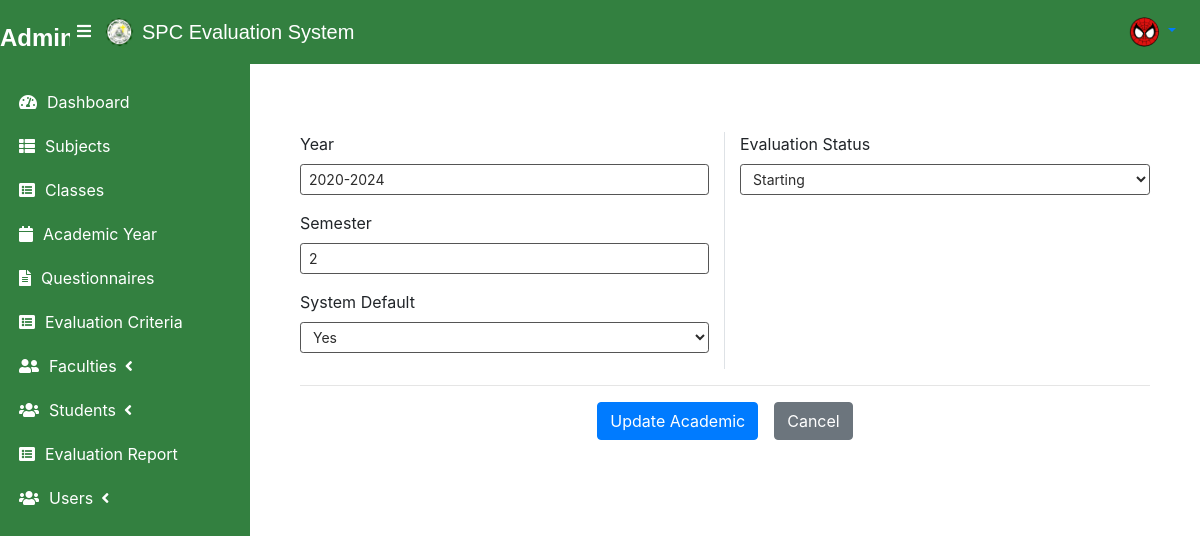
The app's page /academic/1 (signed in) with its own data.
### tables this page shows
CREATE TABLE academic_list (
    id INTEGER PRIMARY KEY AUTOINCREMENT ,
    year text NOT NULL,
    semester INTEGER NOT NULL,
    is_default INTEGER NOT NULL,
    status INTEGER NOT NULL
);

### main.py (the view, shortened to what this page needs)
@app.route('/academic/new', methods=['GET', 'POST'])
@app.route('/academic/<int:id>', methods=['GET', 'POST'])
def new_academic(id=None):
    conn = get_db_connection()
    academic = None
    if id:
        academic = conn.execute('SELECT * FROM academic_list WHERE id = ?', (id,)).fetchone()
    conn.close()
    return render_template('admin/new_academic.html', academic=academic, avatar_path=session.get('avatar_path'))

### main.py (called while the page is built)
def get_db_connection():
    conn = sqlite3.connect('database.db')
    conn.row_factory = sqlite3.Row
    return conn

### templates/admin/new_academic.html (shortened to what this page needs)
{% extends "admin/layout.html" %}
{% block content %}
<div class="col-lg-12">
    <div class="card">
        <div class="card-body">
            <form method="POST" id="new_academic" enctype="multipart/form-data">
                <div class="row">
                    <div class="col-md-6 border-right">
                        <div class="form-group">
                            <label for="year" class="control-label">Year</label>
                            <input type="text" class="form-control form-control-sm" id="year" name="year" required value="{{ academic.year if academic else '' }}">
                        </div>
                        <div class="form-group">
                            <label for="semester" class="control-label">Semester</label>
                            <input type="text" class="form-control form-control-sm" id="semester" name="semester" required value="{{ academic.semester if academic else '' }}">
                        </div>
                        <div class="form-group">
                            <label for="is_default" class="control-label">System Default</label>
                            <select class="form-control form-control-sm" id="is_default" name="is_default">
                                <option value="1" {% if academic and academic.is_default==1 %}selected{% endif %}>Yes</option>
                            </select>
                        </div>
                    </div>
                    <div class="col-md-6">
                        <div class="form-group">
                            <label for="status" class="control-label">Evaluation Status</label>
                            <select class="form-control form-control-sm" id="status" name="status">
                                <option value="1" {% if academic and academic.status==1 %}selected{% endif %}>Starting</option>
                            </select>
                        </div>
                    </div>
                </div>
                <hr>
                <div class="col-lg-12 text-right justify-content-center d-flex">
                    <button type="submit" class="btn btn-secondary btn-secondary-blue mr-3">{{ 'Update' if academic else 'Add' }} Academic</button>
                    <button type="button" class="btn btn-secondary" onclick="window.location.href = '/academic-year';">Cancel</button>
                </div>
            </form>
        </div>
    </div>
</div>
{% endblock %}

### static/css/styles.css (style rules this page uses)
.card { background-color: #ffffff; border: none; border-radius: 10px; }
.form-control { background-color: #ffffff; border: 1px solid #555555; color: #2c2c2c; margin-bottom: 15px; }
.btn-secondary-blue { color: #fff; background-color: #007bff; border-color: #007bff; }

### records on screen
academic_list: year "2020-2024", semester "2", is_default "Yes", status "Starting"

### other values on screen
{{ 'Update' if academic else 'Add' }} "Update"
